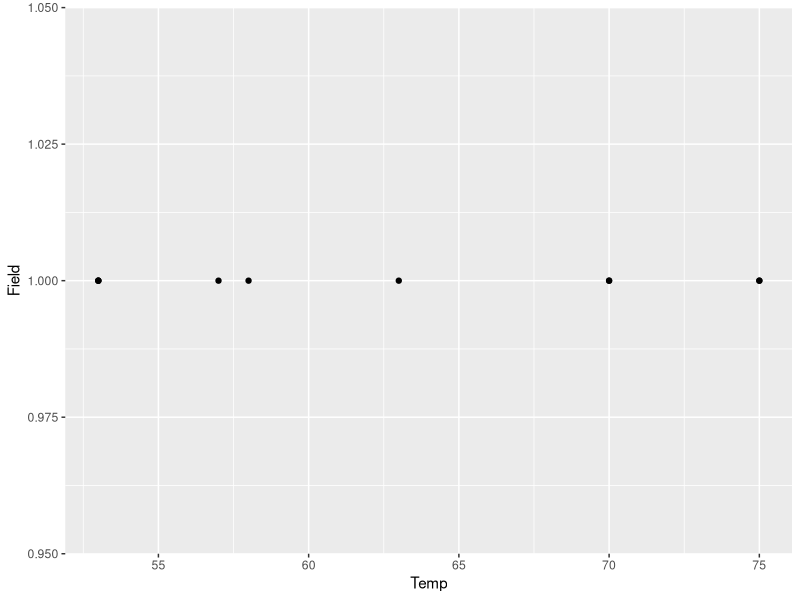
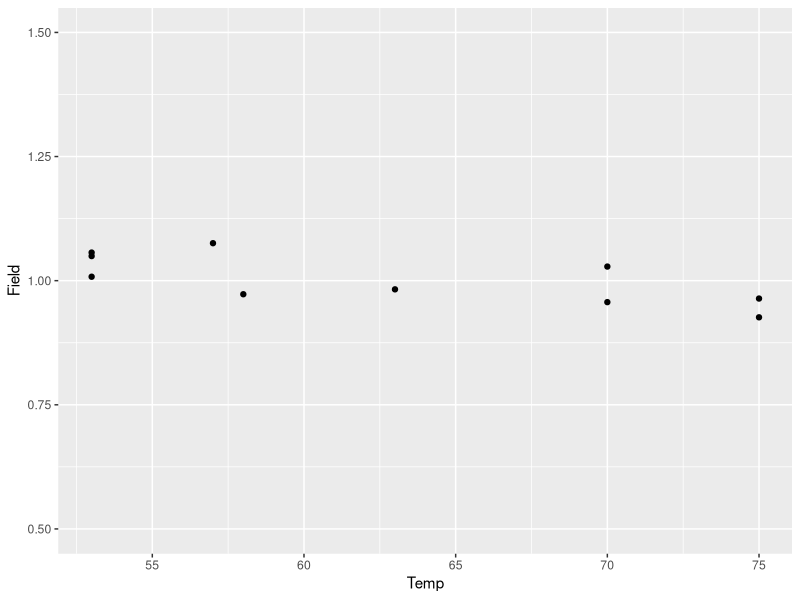
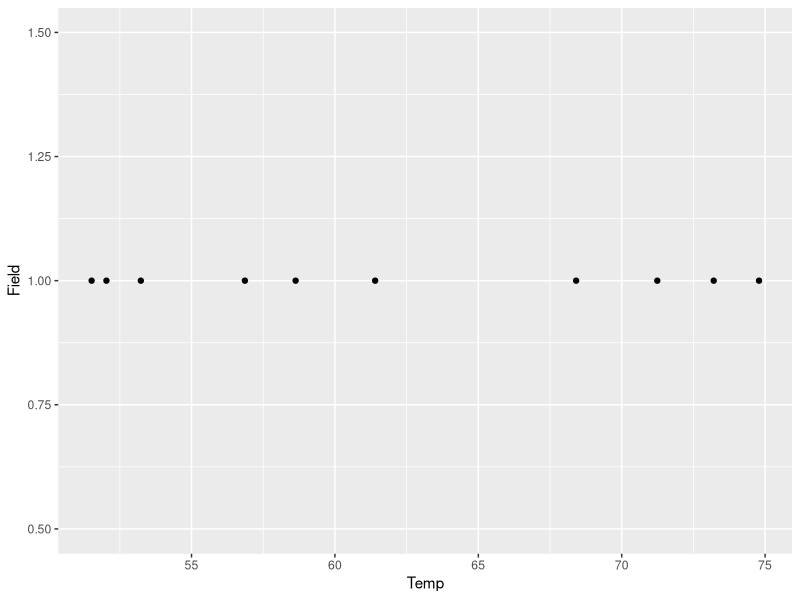
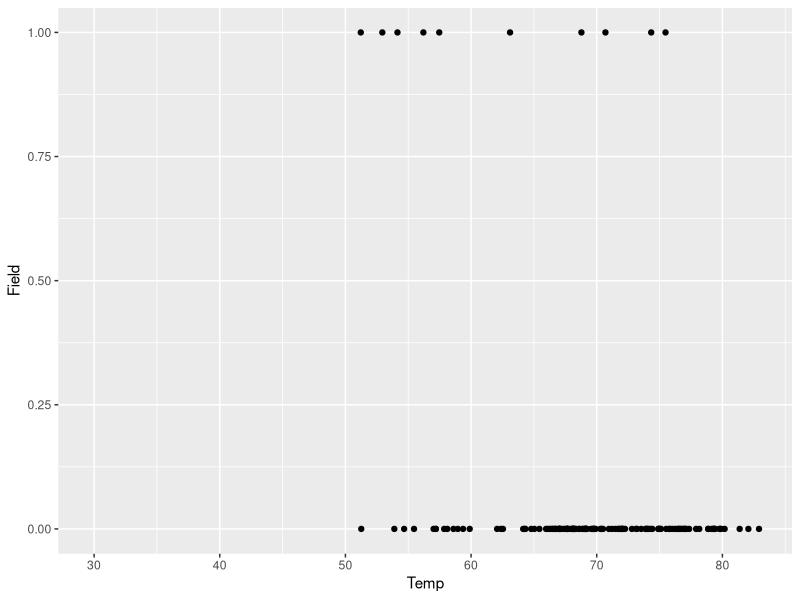
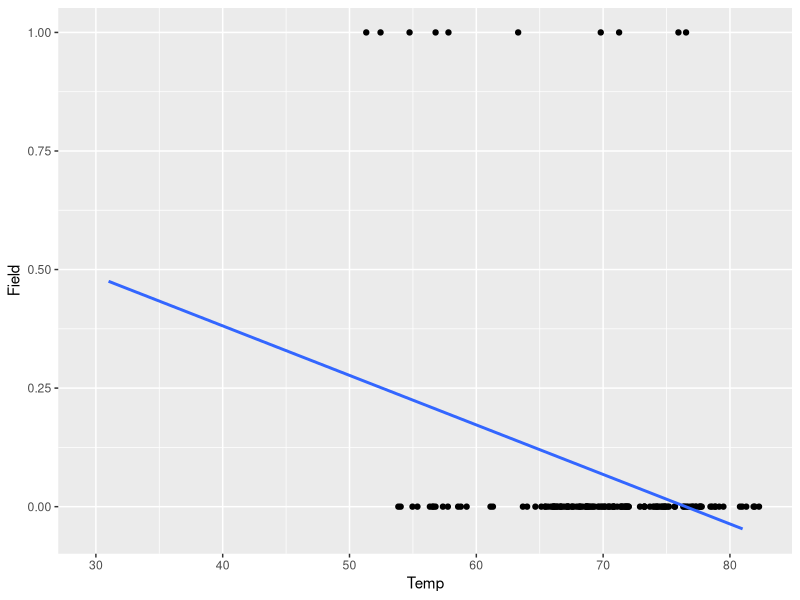
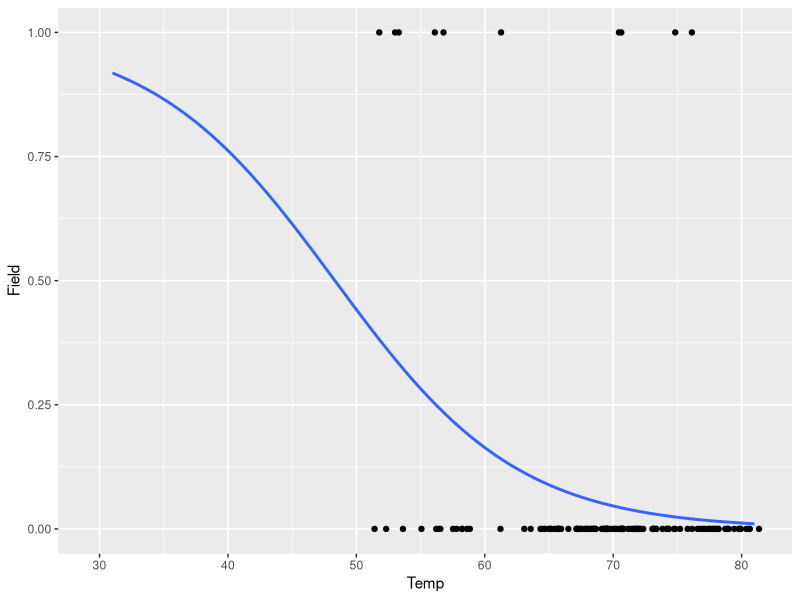
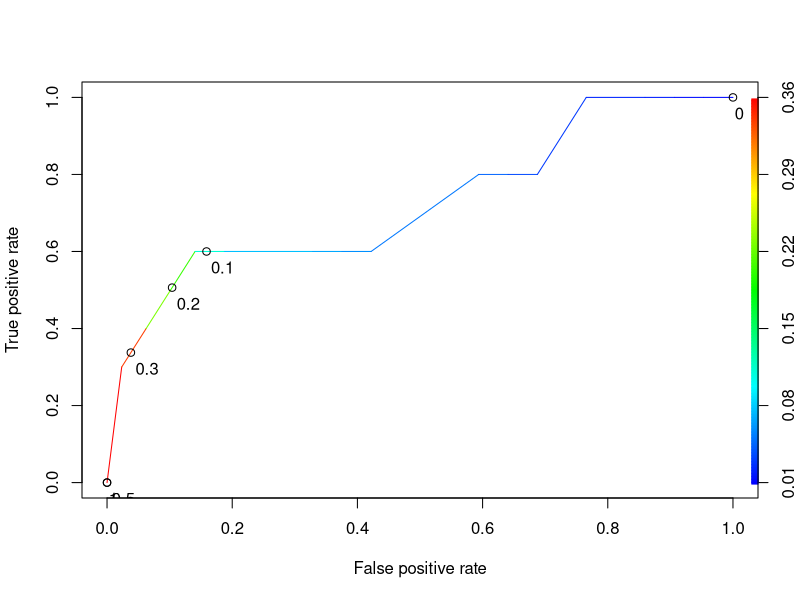

Reproduce these figures in R, in order.
## ---- chunk 1
rm(list=ls())
orings <- read.csv("Orings.csv")
str(orings)
summary(orings)
## ---- chunk 2
?tapply
tapply(orings$Field,orings$Flight,sum)
table(tapply(orings$Field,orings$Flight,sum))
## ---- chunk 3
library("ggplot2")

#qplot(Temp,Field,data=orings[orings$Field>0,])
ggplot(orings[orings$Field>0,],aes(Temp,Field)) + geom_point(na.rm=T)
ggplot(orings[orings$Field>0,],aes(Temp,Field)) + geom_jitter(na.rm=T,width=0,height=0.1)+ylim(c(0.5,1.5))
ggplot(orings[orings$Field>0,],aes(Temp,Field)) + geom_jitter(na.rm=T,width=2,height=0)+ylim(c(0.5,1.5))
ggplot(orings,aes(Temp,Field)) + geom_jitter(na.rm=T,height=0,width=2)
## ---- chunk 4
model1 <- lm(Field~Temp+Pres,data=orings)
summary(model1)
## ---- chunk 5
model2 <- lm(Field~Temp,data=orings)
summary(model2)
ggplot(orings,aes(Temp,Field)) + geom_jitter(na.rm=T,height=0,width=2)+geom_smooth(method="lm",se=F,na.rm=T,fullrange=T)

## ---- chunk 6
model3 <- glm(Field~Temp+Pres, data=orings,family="binomial")
summary(model3)
## ---- chunk 7
model4 <- glm(Field~Temp,data=orings,family=binomial)
summary(model4)
## ---- chunk 8
model3$coefficients
model3$aic
## ---- chunk 9
model4$coefficients
model4$aic
## ---- chunk 10
#predict(model4,newdata=orings[144,]) # predicts on log(odds) scale
predict(model4,newdata=orings[144,],type="response")
## ---- chunk 11
ggplot(orings,aes(Temp,Field)) + geom_jitter(na.rm=T,height=0,width=2)+geom_smooth(method="glm",se=F,na.rm=T,fullrange=T,method.args = list(family = "binomial"))
## ---- chunk 12
Pred <- predict(model4,newdata=orings,type="response")
t1<-table(Pred[1:138]>0.5,orings$Field[1:138])
t2<-table(Pred[1:138]>0.25,orings$Field[1:138])
t3<-table(Pred[1:138]>0.2,orings$Field[1:138])
t1
t2
t2
## ---- chunk 13
Spec_0.5<- 128/128
Sens_0.5<- 0/10
Acc_0.5<- 128/138
Spec_0.5
Sens_0.5
Acc_0.5
Spec_0.25<- t2[1,1]/sum(t2[,1])
Sens_0.25<- t2[2,2]/sum(t2[,2])
Acc_0.25<- (t2[1,1]+t2[2,2])/sum(t2)
Spec_0.25
Sens_0.25
Acc_0.25
Spec_0.2<- t3[1,1]/sum(t2[,1])
Sens_0.2<- t3[2,2]/sum(t3[,2])
Acc_0.2<-(t3[1,1]+t2[2,2])/sum(t3)
Spec_0.2
Sens_0.2
Acc_0.2
## ---- chunk 14
#install.packages("ROCR")
library(ROCR)
ROCRpred <- prediction(Pred[1:138],orings$Field[1:138])
ROCRperf <- performance(ROCRpred,x.measure="fpr",measure="tpr")
#plot(ROCRperf)
plot(ROCRperf, colorize=T,print.cutoffs.at=c(0,0.1,0.2,0.3,0.5,1), text.adj=c(-0.2,1.7))
as.numeric(performance(ROCRpred,measure="auc")@y.values)
